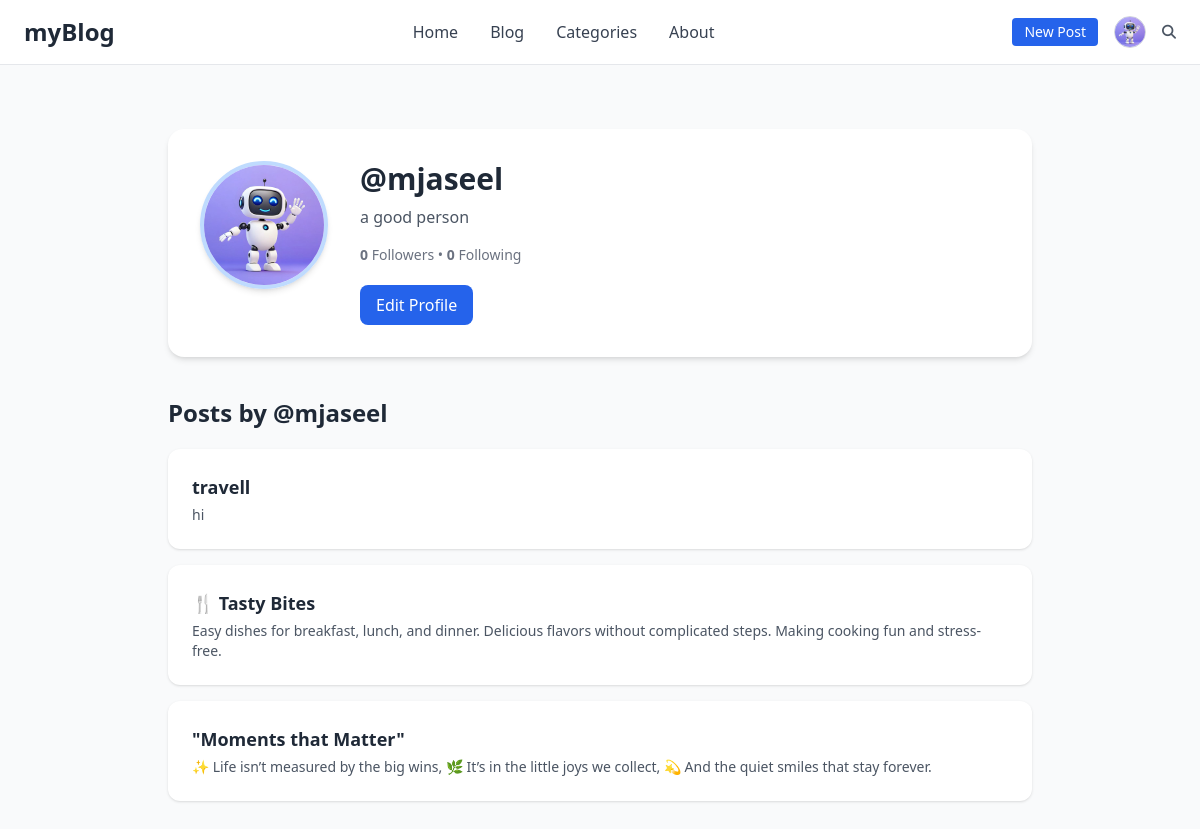
Page /profile/mjaseel/ (signed in) on the committed database.
### blog/models.py (models this page shows, shortened)
class Profile(models.Model):
    user = models.OneToOneField(User, on_delete=models.CASCADE, related_name='profile')
    bio = models.CharField(max_length=160, blank=True)
    website = models.CharField(max_length=255, blank=True)
    avatar = models.ImageField(upload_to='avatars/', blank=True, null=True)

class Post(models.Model):
    title = models.CharField(max_length=200)
    content = models.TextField()
    image = models.ImageField(upload_to="posts/", blank=True, null=True)
    author = models.ForeignKey(User, on_delete=models.CASCADE)
    created_at = models.DateTimeField(auto_now_add=True)
    likes = models.ManyToManyField(User, related_name="liked_posts", blank=True)

### blog/views.py (the view)
# urls.py: path('profile/<str:username>/', views.profile_view, name='profile'),
@login_required
def profile_view(request, username):
    user_obj = get_object_or_404(User.objects.select_related('profile'), username=username)
    posts = Post.objects.filter(author=user_obj)
    is_following = Follow.objects.filter(follower=request.user, following=user_obj).exists()
    followers_count = Follow.objects.filter(following=user_obj).count()
    following_count = Follow.objects.filter(follower=user_obj).count()
    context = {
        'user_obj': user_obj,
        'posts': posts,
        'is_following': is_following,
        'followers_count': followers_count,
        'following_count': following_count,
    }
    return render(request, 'blog/profile.html', context)

### blog/templates/blog/profile.html
{% extends 'blog/base.html' %}
{% block content %}
<div class="max-w-4xl mx-auto px-4 py-10">
  <div class="bg-white rounded-2xl shadow-md p-8 flex flex-col md:flex-row items-center md:items-start gap-8">
    <div class="flex-shrink-0">
      {% if user_obj.profile.avatar %}
        <img src="{{ user_obj.profile.avatar.url }}" alt="{{ user_obj.username }} avatar"
             class="w-32 h-32 rounded-full object-cover border-4 border-blue-200 shadow-md">
      {% else %}
        <div class="w-32 h-32 rounded-full bg-gray-200 flex items-center justify-center text-gray-500 text-3xl font-semibold">
          {{ user_obj.username|slice:":1"|upper }}
        </div>
      {% endif %}
    </div>
    <div class="flex-1 text-center md:text-left">
      <h2 class="text-3xl font-bold text-gray-800">@{{ user_obj.username }}</h2>
      <p class="text-gray-600 mt-2">{{ user_obj.profile.bio|default:"No bio available." }}</p>
      <p class="text-sm text-gray-500 mt-4">
        <span class="font-semibold">{{ followers_count }}</span> Followers •
        <span class="font-semibold">{{ following_count }}</span> Following
      </p>
      <div class="mt-5">
        {% if user != user_obj %}
          <form method="post" action="{% url 'follow_unfollow' user_obj.username %}">
            {% csrf_token %}
            {% if is_following %}
              <button type="submit" class="px-4 py-2 bg-red-600 text-white rounded-lg hover:bg-red-700 transition">
                Unfollow
              </button>
            {% else %}
              <button type="submit" class="px-4 py-2 bg-green-600 text-white rounded-lg hover:bg-green-700 transition">
                Follow
              </button>
            {% endif %}
          </form>
        {% else %}
          <a href="{% url 'edit_profile' user_obj.username %}"
             class="inline-block px-4 py-2 bg-blue-600 text-white rounded-lg hover:bg-blue-700 transition">
            Edit Profile
          </a>
        {% endif %}
      </div>
    </div>
  </div>
  <div class="mt-10">
    <h3 class="text-2xl font-semibold text-gray-800 mb-5">Posts by @{{ user_obj.username }}</h3>
    {% if posts %}
      <div class="space-y-4">
        {% for post in posts %}
          <a href="{% url 'post_detail' post.pk %}"
             class="block bg-white p-6 rounded-xl shadow hover:shadow-lg transition">
            <h4 class="text-lg font-semibold text-gray-800">{{ post.title }}</h4>
            <p class="text-sm text-gray-600 mt-1">{{ post.content|truncatewords:25 }}</p>
          </a>
        {% endfor %}
      </div>
    {% else %}
      <p class="text-gray-500 italic">No posts yet.</p>
    {% endif %}
  </div>
</div>
{% endblock %}

### blog/templates/blog/base.html (shortened to what this page needs)
{% load static %}
<!DOCTYPE html>
<html lang="en">
<head>
  <script src="https://cdn.tailwindcss.com"></script>
  <link rel="stylesheet" href="https://cdnjs.cloudflare.com/ajax/libs/font-awesome/6.4.0/css/all.min.css">
</head>
<body class="bg-gray-50">
  <nav class="bg-white border-b">
    <div class="max-w-7xl mx-auto px-6 py-4 flex items-center justify-between">
      <a href="{% url 'index' %}" class="text-2xl font-bold text-gray-800">myBlog</a>
      <div class="hidden md:flex gap-8 text-gray-700 font-medium">
        <a href="{% url 'index' %}" class="hover:text-blue-600">Home</a>
        <a href="{% url 'Home' %}" class="hover:text-blue-600">Blog</a>
        <a href="{% url 'categories' %}" class="hover:text-blue-600">Categories</a>
        <a href="{% url 'about' %}" class="hover:text-blue-600">About</a>
      </div>
      <div class="flex items-center gap-4 text-sm">
        {% if user.is_authenticated %}
          <a href="{% url 'add_post' %}" class="px-3 py-1 bg-blue-600 text-white rounded hover:bg-blue-700">
            New Post
          </a>
          <a href="{% url 'profile' user.username %}" class="flex items-center">
            {% if user.profile.avatar %}
              <img src="{{ user.profile.avatar.url }}" alt="Avatar"
                   class="w-8 h-8 rounded-full object-cover border border-gray-300 hover:shadow-md transition" />
            {% else %}
              <div class="w-8 h-8 rounded-full bg-gray-300 flex items-center justify-center text-gray-600 text-sm font-semibold">
                {{ user.username|slice:":1"|upper }}
              </div>
            {% endif %}
          </a>
        {% else %}
          <a href="{% url 'login' %}" class="hover:text-blue-600">Sign In</a>
          <a href="{% url 'register' %}" class="px-3 py-1 bg-blue-600 text-white rounded hover:bg-blue-700">
            Register
          </a>
        {% endif %}
        <a href="#" title="Search" class="text-gray-600 hover:text-blue-600">
          <i class="fa-solid fa-magnifying-glass"></i>
        </a>
      </div>
    </div>
  </nav>
  <div class="max-w-7xl mx-auto px-6 py-6">
    {% block content %}{% endblock %}
  </div>
</body>
</html>

### rows in the picture
Post: title "travell", content "hi"
Post: title "🍴 Tasty Bites", content "Easy dishes for breakfast, lunch, and dinner. Delicious flavors without complicated steps. Making cooking fun and stress-free."
Post: title "\"Moments that Matter\"", content "✨ Life isn’t measured by the big wins, 🌿 It’s in the little joys we collect, 💫 And the quiet smiles that stay forever."

### other values in the picture
{{ user_obj.username }} "mjaseel"
{{ user_obj.profile.bio|default:"No bio available." }} "a good person"
{{ followers_count }} "0"
{{ following_count }} "0"
